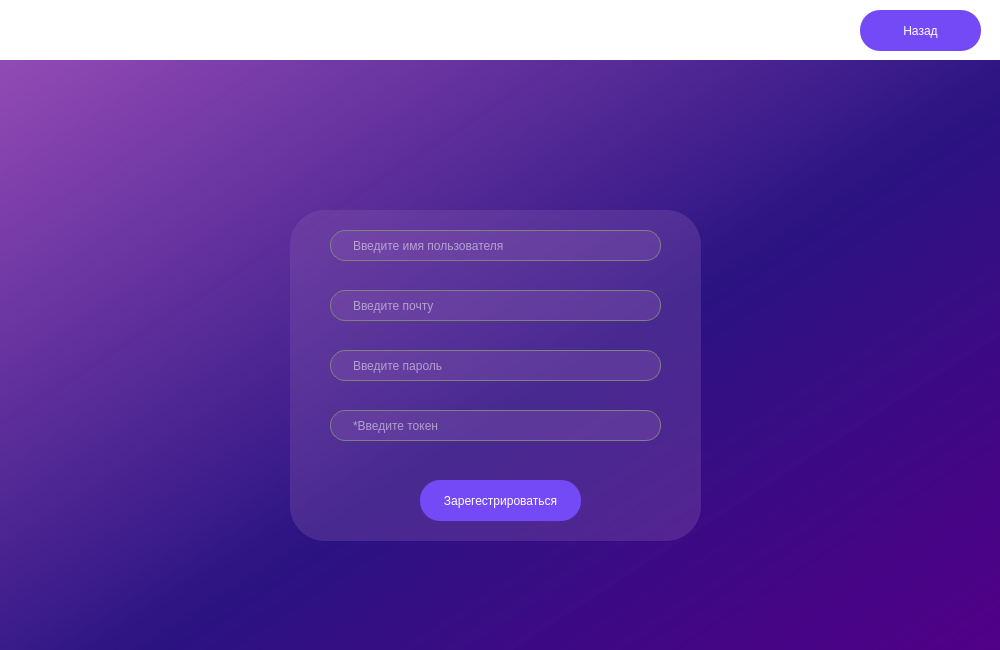
<?xml version="1.0" encoding="UTF-8"?>
<ui version="4.0">
 <class>RegWindow</class>
 <widget class="QDialog" name="RegWindow">
  <property name="geometry">
   <rect>
    <x>0</x>
    <y>0</y>
    <width>1000</width>
    <height>650</height>
   </rect>
  </property>
  <property name="minimumSize">
   <size>
    <width>1000</width>
    <height>650</height>
   </size>
  </property>
  <property name="maximumSize">
   <size>
    <width>1000</width>
    <height>650</height>
   </size>
  </property>
  <property name="windowTitle">
   <string>YourVoice</string>
  </property>
  <property name="styleSheet">
   <string notr="true">background-color: qlineargradient(spread:pad, x1:1, y1:1, x2:0, y2:0, stop:0 rgba(81, 0, 135, 255), stop:0.427447 rgba(41, 18, 129, 235), stop:1 rgba(155, 79, 185, 255));</string>
  </property>
  <layout class="QVBoxLayout" name="verticalLayout">
   <property name="spacing">
    <number>0</number>
   </property>
   <property name="leftMargin">
    <number>0</number>
   </property>
   <property name="topMargin">
    <number>0</number>
   </property>
   <property name="rightMargin">
    <number>0</number>
   </property>
   <property name="bottomMargin">
    <number>0</number>
   </property>
   <item>
    <widget class="QFrame" name="frame">
     <property name="enabled">
      <bool>true</bool>
     </property>
     <property name="minimumSize">
      <size>
       <width>0</width>
       <height>60</height>
      </size>
     </property>
     <property name="maximumSize">
      <size>
       <width>16777215</width>
       <height>60</height>
      </size>
     </property>
     <property name="styleSheet">
      <string notr="true">background-color: white;
border: none; </string>
     </property>
     <property name="frameShape">
      <enum>QFrame::StyledPanel</enum>
     </property>
     <property name="frameShadow">
      <enum>QFrame::Raised</enum>
     </property>
     <widget class="QPushButton" name="CancelBtn">
      <property name="geometry">
       <rect>
        <x>860</x>
        <y>10</y>
        <width>121</width>
        <height>41</height>
       </rect>
      </property>
      <property name="styleSheet">
       <string notr="true">QPushButton {
    border-radius:  20px;
    background-color:  rgb(116,74,246);
    color: white;
}

QPushButton:hover {
    background-color: rgb(192,74,246);
    border: 1px solid rgb(116,74,246);
}

QPushButton:pressed {
    background-color: rgb(227,94,61);
    border: none;
}</string>
      </property>
      <property name="text">
       <string>Назад</string>
      </property>
     </widget>
     <widget class="QLabel" name="Logo3">
      <property name="geometry">
       <rect>
        <x>0</x>
        <y>0</y>
        <width>61</width>
        <height>61</height>
       </rect>
      </property>
      <property name="text">
       <string/>
      </property>
      <property name="pixmap">
       <pixmap>img/logo.png</pixmap>
      </property>
      <property name="scaledContents">
       <bool>true</bool>
      </property>
     </widget>
    </widget>
   </item>
   <item>
    <widget class="QFrame" name="frame_2">
     <property name="styleSheet">
      <string notr="true">background-color: none;
border: none; </string>
     </property>
     <property name="frameShape">
      <enum>QFrame::StyledPanel</enum>
     </property>
     <property name="frameShadow">
      <enum>QFrame::Raised</enum>
     </property>
     <widget class="QGroupBox" name="groupBox">
      <property name="geometry">
       <rect>
        <x>290</x>
        <y>150</y>
        <width>411</width>
        <height>331</height>
       </rect>
      </property>
      <property name="styleSheet">
       <string notr="true">background-color: rgba(135, 89, 175, 80);
border: none;
border-radius: 35px;</string>
      </property>
      <property name="title">
       <string/>
      </property>
      <widget class="QLineEdit" name="lineEdit">
       <property name="geometry">
        <rect>
         <x>40</x>
         <y>20</y>
         <width>331</width>
         <height>31</height>
        </rect>
       </property>
       <property name="whatsThis">
        <string/>
       </property>
       <property name="accessibleName">
        <string>п</string>
       </property>
       <property name="styleSheet">
        <string notr="true">QLineEdit {	
	border-radius: 15px;
	border: 1px solid grey;
	color: white;
	padding-right: 20px;
	padding-left: 20px;
}</string>
       </property>
       <property name="placeholderText">
        <string>Введите имя пользователя</string>
       </property>
      </widget>
      <widget class="QLineEdit" name="PassLine">
       <property name="geometry">
        <rect>
         <x>40</x>
         <y>80</y>
         <width>331</width>
         <height>31</height>
        </rect>
       </property>
       <property name="styleSheet">
        <string notr="true">QLineEdit {	
	border-radius: 15px;
	border: 1px solid grey;
	color: white;
	padding-right: 20px;
	padding-left: 20px;
}</string>
       </property>
       <property name="placeholderText">
        <string>Введите почту</string>
       </property>
      </widget>
      <widget class="QPushButton" name="RegBtn">
       <property name="geometry">
        <rect>
         <x>130</x>
         <y>270</y>
         <width>161</width>
         <height>41</height>
        </rect>
       </property>
       <property name="styleSheet">
        <string notr="true">QPushButton {
    border-radius:  20px;
    background-color:  rgb(116,74,246);
    color: white;
}

QPushButton:hover {
    background-color: rgb(192,74,246);
    border: 1px solid rgb(116,74,246);
}

QPushButton:pressed {
    background-color: rgb(227,94,61);
    border: none;
}</string>
       </property>
       <property name="text">
        <string>Зарегестрироваться</string>
       </property>
      </widget>
      <widget class="QLineEdit" name="PassLine_2">
       <property name="geometry">
        <rect>
         <x>40</x>
         <y>140</y>
         <width>331</width>
         <height>31</height>
        </rect>
       </property>
       <property name="styleSheet">
        <string notr="true">QLineEdit {	
	border-radius: 15px;
	border: 1px solid grey;
	color: white;
	padding-right: 20px;
	padding-left: 20px;
}</string>
       </property>
       <property name="echoMode">
        <enum>QLineEdit::Password</enum>
       </property>
       <property name="placeholderText">
        <string>Введите пароль</string>
       </property>
      </widget>
      <widget class="QLineEdit" name="PassLine_3">
       <property name="geometry">
        <rect>
         <x>40</x>
         <y>200</y>
         <width>331</width>
         <height>31</height>
        </rect>
       </property>
       <property name="styleSheet">
        <string notr="true">QLineEdit {	
	border-radius: 15px;
	border: 1px solid grey;
	color: white;
	padding-right: 20px;
	padding-left: 20px;
}</string>
       </property>
       <property name="placeholderText">
        <string>*Введите токен</string>
       </property>
      </widget>
     </widget>
    </widget>
   </item>
  </layout>
 </widget>
 <resources/>
 <connections/>
</ui>
